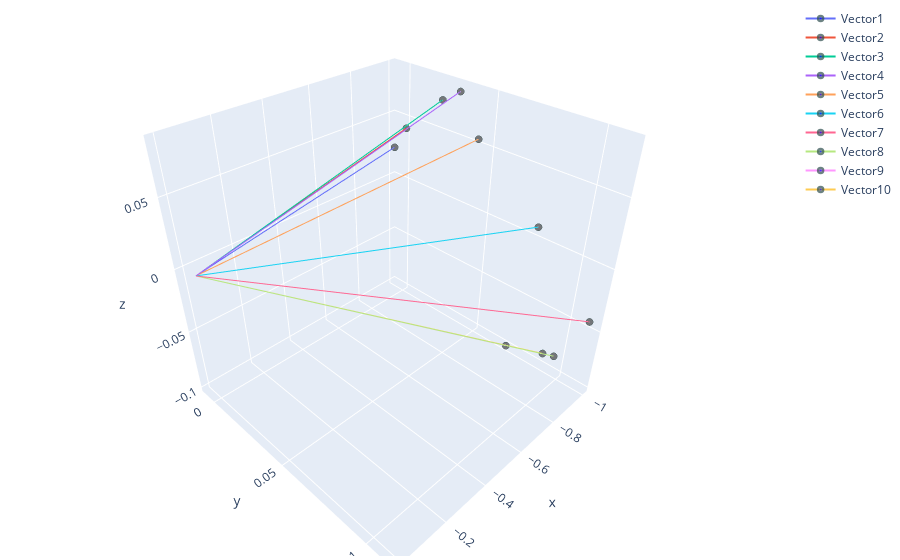

Notebook source saved alongside this figure:
### Code cell
quat1 = quaternions.iloc[:, 0:4].to_numpy()[1:]
quats = quaternion.as_quat_array(quat1[:10])
# consider quaternions to be a rotation from x axis
vector = np.quaternion(0, 1, 0, 0)
print(vector)
vector = quats * vector * quats.conjugate()

# print(quats)
# print(quats.conjugate())
vectors = quaternion.as_float_array(vector)[:, 1:]
# plots subsequent orientations
vector_plot(list(vectors))
print(list(vectors))

### Figure 1 — Plotly figure (JSON) as saved in the notebook; plotly's stock layout.template omitted (floating-point values rounded to 4 significant figures)
{"data": [{"marker": {"color": ["blue"], "line": {"color": "DarkSlateGrey", "width": 5}, "size": [0, 5]}, "name": "Vector1", "type": "scatter3d", "x": [0, -0.9997], "y": [0, -0.006313], "z": [0, 0.02403]}, {"marker": {"color": ["blue"], "line": {"color": "DarkSlateGrey", "width": 5}, "size": [0, 5]}, "name": "Vector2", "type": "scatter3d", "x": [0, -0.9991], "y": [0, 0.001604], "z": [0, 0.04278]}, {"marker": {"color": ["blue"], "line": {"color": "DarkSlateGrey", "width": 5}, "size": [0, 5]}, "name": "Vector3", "type": "scatter3d", "x": [0, -0.9971], "y": [0, 0.02359], "z": [0, 0.0728]}, {"marker": {"color": ["blue"], "line": {"color": "DarkSlateGrey", "width": 5}, "size": [0, 5]}, "name": "Vector4", "type": "scatter3d", "x": [0, -0.996], "y": [0, 0.03337], "z": [0, 0.08234]}, {"marker": {"color": ["blue"], "line": {"color": "DarkSlateGrey", "width": 5}, "size": [0, 5]}, "name": "Vector5", "type": "scatter3d", "x": [0, -0.9975], "y": [0, 0.0446], "z": [0, 0.05462]}, {"marker": {"color": ["blue"], "line": {"color": "DarkSlateGrey", "width": 5}, "size": [0, 5]}, "name": "Vector6", "type": "scatter3d", "x": [0, -0.9968], "y": [0, 0.07958], "z": [0, 0.01033]}, {"marker": {"color": ["blue"], "line": {"color": "DarkSlateGrey", "width": 5}, "size": [0, 5]}, "name": "Vector7", "type": "scatter3d", "x": [0, -0.993], "y": [0, 0.1107], "z": [0, -0.04067]}, {"marker": {"color": ["blue"], "line": {"color": "DarkSlateGrey", "width": 5}, "size": [0, 5]}, "name": "Vector8", "type": "scatter3d", "x": [0, -0.9918], "y": [0, 0.09744], "z": [0, -0.08326]}, {"marker": {"color": ["blue"], "line": {"color": "DarkSlateGrey", "width": 5}, "size": [0, 5]}, "name": "Vector9", "type": "scatter3d", "x": [0, -0.9926], "y": [0, 0.07129], "z": [0, -0.09815]}, {"marker": {"color": ["blue"], "line": {"color": "DarkSlateGrey", "width": 5}, "size": [0, 5]}, "name": "Vector10", "type": "scatter3d", "x": [0, -0.992], "y": [0, 0.09162], "z": [0, -0.0863]}], "layout": {"margin": {"b": 4, "l": 4, "r": 4, "t": 4}}}
